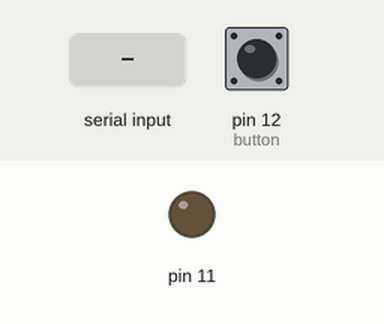
Bench run of a sketch on a simulated Arduino Uno, built with avr-gcc and run on an emulated ATmega328P. On the bench: output pins drawn as LEDs (lit = HIGH). The inputs (shaded band) are chosen by the test bench; at power-on: pin 12 (button) LOW. What the sketch prints to the serial monitor is not drawn.

Above: at 1.2 s.
1.3 s: byte 1 (1) received over Serial
At 2.5 s:
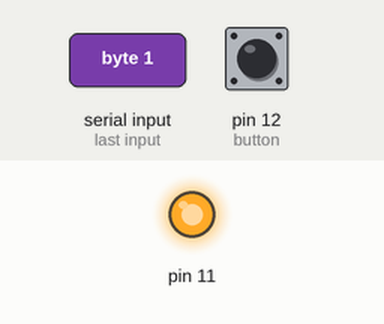
2.8 s: pin 12 (button) pulled HIGH for 0.15 s
4.4 s: pin 12 (button) pulled HIGH for 1 s
6.9 s: pin 12 (button) pulsed HIGH 2 times (0.12 s each, 0.3 s apart)
Timing chart, 0 to 9.9 s (numbered marks = the images above; inputs shaded):
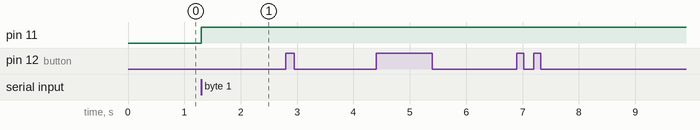

The sketch:

Lab7.ino
```cpp
//Names: Syed S Rahman, Abdullah Kidwai
//netIDs: srahma35, akidwa2

int input = 0;
int counter = 0;
int prevState = 0;
int buttonState = 0;

void setup()
{
  // put your setup code here, to run once
  pinMode(12, INPUT);
  pinMode(11, OUTPUT);
  Serial.begin(9600);
}

void loop() {
  // put your main code here, to run repeatedly:
  buttonState = digitalRead(12);  //reading the value from button

  while(Serial.available() > 0)
  {
    input = Serial.read();

    if(input == 0)
    {
      digitalWrite(11, LOW);
    }
    else if (input == 1)
    {
      digitalWrite(11, HIGH);
    }
  }

  if(buttonState != prevState)
  {
    if(buttonState == HIGH)
    {
      counter++;
      Serial.write(counter%2);
    }
  }

  prevState = buttonState;

}
```

Measured:
- after the input at 1.3 s, pin 11: LOW → HIGH at once
- after the input at 2.8 s, every drawn part: stays the same
- after the input at 4.4 s, every drawn part: stays the same
- after the input at 6.9 s, every drawn part: stays the same
